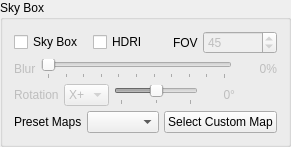
           <widget class="QGroupBox" name="groupBoxSkyBox">
            <property name="title">
             <string>Sky Box</string>
            </property>
            <property name="flat">
             <bool>true</bool>
            </property>
            <layout class="QVBoxLayout" name="skyBoxLayout">
             <property name="spacing">
              <number>5</number>
             </property>
             <item>
              <layout class="QHBoxLayout" name="skyBoxCheckLayout">
               <item>
                <widget class="QCheckBox" name="checkBoxSkyBox">
                 <property name="text">
                  <string>Sky Box</string>
                 </property>
                </widget>
               </item>
               <item>
                <widget class="QCheckBox" name="checkBoxSkyBoxHDRI">
                 <property name="enabled">
                  <bool>true</bool>
                 </property>
                 <property name="text">
                  <string>HDRI</string>
                 </property>
                </widget>
               </item>
               <item>
                <widget class="QLabel" name="labelFOV">
                 <property name="sizePolicy">
                  <sizepolicy hsizetype="Fixed" vsizetype="Preferred">
                   <horstretch>0</horstretch>
                   <verstretch>0</verstretch>
                  </sizepolicy>
                 </property>
                 <property name="text">
                  <string>FOV</string>
                 </property>
                </widget>
               </item>
               <item>
                <widget class="QDoubleSpinBox" name="doubleSpinBoxSkyBoxFOV">
                 <property name="enabled">
                  <bool>false</bool>
                 </property>
                 <property name="decimals">
                  <number>0</number>
                 </property>
                 <property name="minimum">
                  <double>15.000000000000000</double>
                 </property>
                 <property name="maximum">
                  <double>120.000000000000000</double>
                 </property>
                 <property name="value">
                  <double>45.000000000000000</double>
                 </property>
                </widget>
               </item>
              </layout>
             </item>
             <item>
              <layout class="QHBoxLayout" name="skyBoxBlurLayout">
               <item>
                <widget class="QLabel" name="labelSkyBoxBlur">
                 <property name="enabled">
                  <bool>false</bool>
                 </property>
                 <property name="text">
                  <string>Blur</string>
                 </property>
                </widget>
               </item>
               <item>
                <widget class="QSlider" name="sliderSkyBoxBlur">
                 <property name="enabled">
                  <bool>false</bool>
                 </property>
                 <property name="toolTip">
                  <string>Control the blurriness of the sky box between 0 to 100%</string>
                 </property>
                 <property name="minimum">
                  <number>0</number>
                 </property>
                 <property name="maximum">
                  <number>100</number>
                 </property>
                 <property name="singleStep">
                  <number>10</number>
                 </property>
                 <property name="pageStep">
                  <number>10</number>
                 </property>
                 <property name="orientation">
                  <enum>Qt::Orientation::Horizontal</enum>
                 </property>
                 <property name="invertedAppearance">
                  <bool>false</bool>
                 </property>
                 <property name="invertedControls">
                  <bool>false</bool>
                 </property>
                 <property name="tickPosition">
                  <enum>QSlider::TickPosition::TicksBelow</enum>
                 </property>
                 <property name="tickInterval">
                  <number>10</number>
                 </property>
                </widget>
               </item>
               <item>
                <widget class="QLabel" name="labelSkyBoxBlurValue">
                 <property name="enabled">
                  <bool>false</bool>
                 </property>
                 <property name="minimumSize">
                  <size>
                   <width>40</width>
                   <height>0</height>
                  </size>
                 </property>
                 <property name="text">
                  <string>0%</string>
                 </property>
                 <property name="alignment">
                  <set>Qt::AlignmentFlag::AlignRight|Qt::AlignmentFlag::AlignTrailing|Qt::AlignmentFlag::AlignVCenter</set>
                 </property>
                </widget>
               </item>
              </layout>
             </item>
             <item>
              <layout class="QHBoxLayout" name="skyBoxRotationLayout">
               <item>
                <widget class="QLabel" name="labelSkyBoxRotation">
                 <property name="enabled">
                  <bool>false</bool>
                 </property>
                 <property name="text">
                  <string>Rotation</string>
                 </property>
                </widget>
               </item>
               <item>
                <widget class="QComboBox" name="comboBoxSkyBoxRotation">
                 <property name="enabled">
                  <bool>false</bool>
                 </property>
                 <property name="maximumSize">
                  <size>
                   <width>80</width>
                   <height>16777215</height>
                  </size>
                 </property>
                 <property name="editable">
                  <bool>false</bool>
                 </property>
                 <item>
                  <property name="text">
                   <string>X+</string>
                  </property>
                 </item>
                 <item>
                  <property name="text">
                   <string>X-</string>
                  </property>
                 </item>
                 <item>
                  <property name="text">
                   <string>Y+</string>
                  </property>
                 </item>
                 <item>
                  <property name="text">
                   <string>Y-</string>
                  </property>
                 </item>
                </widget>
               </item>
               <item>
                <widget class="QSlider" name="sliderSkyBoxRotationFine">
                 <property name="enabled">
                  <bool>false</bool>
                 </property>
                 <property name="toolTip">
                  <string>Fine rotation offset around the selected preset axis, +/-45 degrees</string>
                 </property>
                 <property name="minimum">
                  <number>-45</number>
                 </property>
                 <property name="maximum">
                  <number>45</number>
                 </property>
                 <property name="value">
                  <number>0</number>
                 </property>
                 <property name="singleStep">
                  <number>1</number>
                 </property>
                 <property name="pageStep">
                  <number>5</number>
                 </property>
                 <property name="orientation">
                  <enum>Qt::Orientation::Horizontal</enum>
                 </property>
                 <property name="tickPosition">
                  <enum>QSlider::TickPosition::TicksBelow</enum>
                 </property>
                 <property name="tickInterval">
                  <number>45</number>
                 </property>
                </widget>
               </item>
               <item>
                <widget class="QLabel" name="labelSkyBoxRotationFineValue">
                 <property name="enabled">
                  <bool>false</bool>
                 </property>
                 <property name="minimumSize">
                  <size>
                   <width>32</width>
                   <height>0</height>
                  </size>
                 </property>
                 <property name="text">
                  <string>0°</string>
                 </property>
                 <property name="alignment">
                  <set>Qt::AlignmentFlag::AlignRight|Qt::AlignmentFlag::AlignTrailing|Qt::AlignmentFlag::AlignVCenter</set>
                 </property>
                </widget>
               </item>
               <item>
                <spacer name="skyBoxRotationSpacer">
                 <property name="orientation">
                  <enum>Qt::Orientation::Horizontal</enum>
                 </property>
                 <property name="sizeHint" stdset="0">
                  <size>
                   <width>40</width>
                   <height>20</height>
                  </size>
                 </property>
                </spacer>
               </item>
              </layout>
             </item>
             <item>
              <layout class="QHBoxLayout" name="presetMapsLayout">
               <item>
                <widget class="QLabel" name="labelPresetMaps">
                 <property name="text">
                  <string>Preset Maps</string>
                 </property>
                </widget>
               </item>
               <item>
                <widget class="QComboBox" name="comboBoxSkyBoxMaps">
                 <property name="maximumSize">
                  <size>
                   <width>150</width>
                   <height>16777215</height>
                  </size>
                 </property>
                </widget>
               </item>
               <item>
                <widget class="QPushButton" name="pushButtonSkyBoxTex">
                 <property name="enabled">
                  <bool>true</bool>
                 </property>
                 <property name="text">
                  <string>Select Custom Map</string>
                 </property>
                </widget>
               </item>
              </layout>
             </item>
            </layout>
           </widget>
